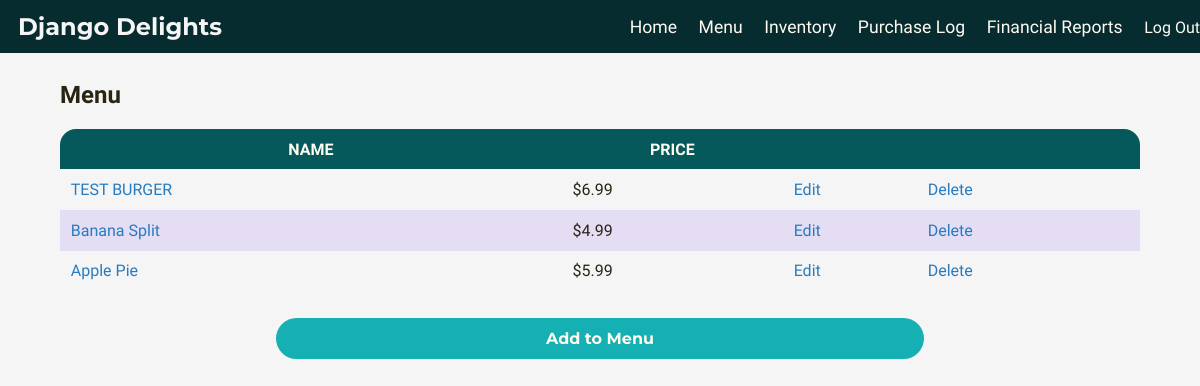
The page /menu/list (signed in) on the database its author committed.
### inventory/models.py (models this page shows, shortened)
class MenuItem(models.Model):
    menu_item_name = models.CharField(unique=True, max_length=30)
    item_price = models.FloatField(default=0.00)

### inventory/views.py (the view)
# urls.py: path('menu/list', views.MenuItemList.as_view(), name='menulist'),
class MenuItemList(LoginRequiredMixin, ListView):
    model = MenuItem
    template_name = "inventory/menuitem_list.html"

### inventory/templates/inventory/menuitem_list.html (shortened to what this page needs)
{% extends "./base.html" %}
{% load static %}
{% block head %}
<link rel="stylesheet" href="{% static 'inventory/style.css' %}">
{% endblock %}
{% block content %}
<div class="container body-container">
    <h2>Menu</h2>
    {% if menuitem_list %}
    <table id ="menu-table">
        <tr class="table-heading">
            <th>Name</th>
            <th>Price</th>
            <th> </th>
            <th> </th>
        </tr>
            {% for item in menuitem_list %}
            <tr>
                <td><a href="{% url 'recipedetail' item.id %}">{{ item.menu_item_name }}</a></td>
                <td>${{ item.item_price }}</td>
                <td><a href="{% url 'menuupdate' item.id %}">Edit</a></td>
                <td><a href="{% url 'menudelete' item.id %}">Delete</a></td>
            </tr>
            {% endfor %}
    </table>
    {% else %}
            <p>There are no items in the menu.</p>
        {% endif %}
    <a href="{% url 'menucreate' %}" class="add-btn">Add to Menu</a>
</div>
{% endblock %}

### inventory/static/inventory/style.css (style rules this page uses)
body { width:100%; height:100%; top:0; left:0; margin:0; padding:0; position:relative; background-color:#F5F5F5; max-width: 100vw; color:#282612; font-family: 'Work Sans', sans-serif; font-size:1em; }
body a { text-decoration:none; color: #277BC0; }
.body-container { width:90%; margin-left:5%; padding:0; display:flex; flex-direction:column; margin-top:0.5em; margin-bottom:10%; justify-content:flex-start; }
table { width:100%; border-collapse:collapse; }
table td, th { padding:1%; margin:0; border:none; }
.body-container table:not(.overview-tbl) tr:first-child { background-color:#05595B; color:#fffbf0; }
.body-container h2 { text-align:left; align-self: flex-start; }
table th { text-transform:uppercase; }
table:not(.overview-tbl) tr:nth-child(odd):not(.table-heading) { background-color:#e4ddf4; }
table:not(.overview-tbl) { border-radius:1em !important; }
table:not(.overview-tbl) tr:first-of-type { border-radius:1em 1em 0 0 !important; }
table:not(.overview-tbl) tr:last-of-type { border-radius:0 0 1em 1em !important; }
table:not(.overview-tbl) th:first-of-type { border-radius:1em 0 0 0; }
table:not(.overview-tbl) th:last-of-type, table:not(.overview-tbl) { border-radius:0 1em 0 0; }
table:not(.overview-tbl) tr:last-of-type td:last-of-type, table:not(.overview-tbl) { border-radius: 0 0 1em 0; }
table:not(.overview-tbl) tr:last-of-type td:first-of-type, table:not(.overview-tbl) { border-radius: 0 0 0 1em; }
.add-btn { text-align:center; width:50%; align-self:center; font-family: 'Montserrat', sans-serif; font-weight:700; }
.add-btn, input[type=submit] { margin-top:2.5%; background-color:#15b0b3; color:#fffbf0; padding:1% 5%; transition:1s; border-radius:2em; }

### rows shown on the page
MenuItem: menu_item_name "TEST BURGER", item_price "6.99"
MenuItem: menu_item_name "Banana Split", item_price "4.99"
MenuItem: menu_item_name "Apple Pie", item_price "5.99"
